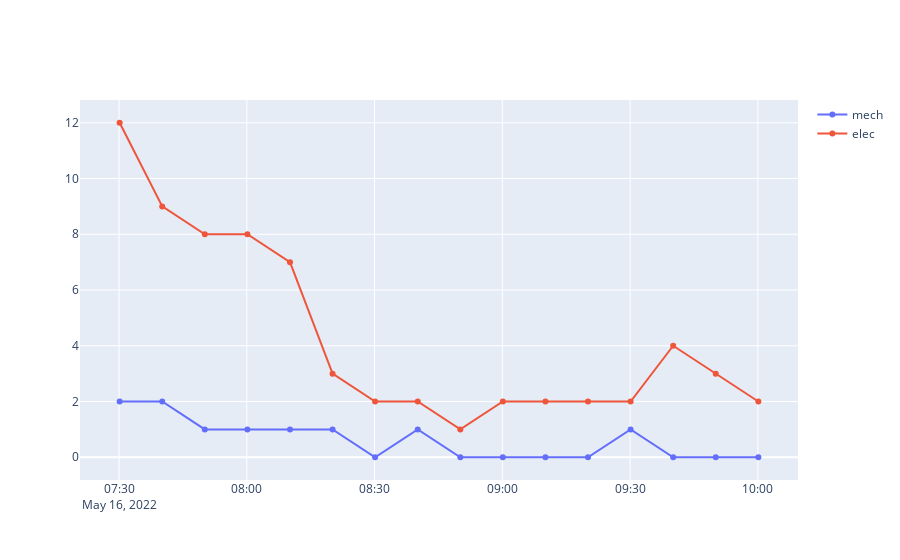

The notebook cell saved with this chart:
### Code cell
# Lundi
plot_bikes("2022-05-16", "21209")
